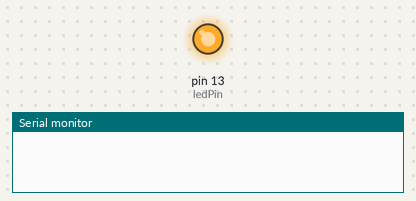
The sketch below on a simulated Arduino Uno, built with avr-gcc and run on an emulated ATmega328P. On the bench: output pins drawn as LEDs (lit = HIGH), the last lines printed to the serial monitor.

Above: at 0.5 s.
At 24.2 s:
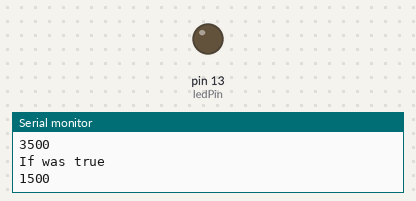
Timing chart, 0 to 26.0 s (numbered marks = the images above):
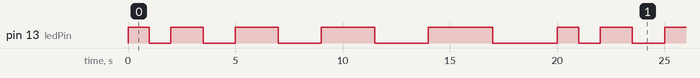

The sketch:

LEDAndVariables.ino
```cpp
int ledPin = 13;      // Declaring this outside a function makes it global scope
int delayTime = 1000; // Setting our initial delay time

void setup() {
  // put your setup code here, to run once:

  pinMode(ledPin, OUTPUT);    // Set pin 13 as an output (so we can send a signal to it)
  Serial.begin(9600);         // Opening serial port for communication at 9600 bps
}

void loop() {
  // put your main code here, to run repeatedly:

  digitalWrite(ledPin, HIGH);   // turn led on
  delay(delayTime);
  digitalWrite(ledPin, LOW);    // turn led off
  delay(delayTime);
  delayTime = delayTime + 500;  // add 500ms to delay total
  // delayTime += 500;          // Alternative way of adding 500 to current variable value
  Serial.println(delayTime);

  if (delayTime >= 3500) {
    // if the delayTime is greater than or equal to 5000, reset delayTime back to 1000
    Serial.println("If was true");
    delayTime = 1000;
  }
}
```

Measured:
- by itself, pin 13 (ledPin): repeats every 20.0 s: LOW 1.0 s, HIGH 1.5 s, LOW 1.5 s, HIGH 2.0 s, LOW 2.0 s, HIGH 2.5 s, LOW 2.5 s, HIGH 3.0 s, LOW 3.0 s, HIGH 1.0 s
- by itself, everything shown: repeats every 20.0 s, in 10 steps
